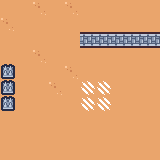

This game map was drawn from its Tiled (.tmx) file and the tilesets committed beside it. A one-line description and the full map source follow:
An orthogonal 10x10 tile map with 16x16 px tiles, 5 tile layers (ground, walls, pit, fire, ...).

<map version="1.10" tiledversion="1.10.2" orientation="orthogonal" renderorder="right-down" width="10" height="10" tilewidth="16" tileheight="16" infinite="0" nextlayerid="8" nextobjectid="3">
 <tileset firstgid="1" source="dungeon_tilemap_packed.tsx" />
 <layer id="1" name="ground" width="10" height="10">
  <data encoding="csv">
49,49,50,49,50,49,49,49,49,49,
50,49,49,49,49,49,49,49,49,49,
49,49,49,49,49,50,49,49,49,49,
49,49,50,49,49,49,49,49,49,49,
49,49,49,49,50,49,49,49,49,49,
50,49,49,50,49,49,49,49,49,49,
49,49,49,49,49,49,49,49,49,49,
49,49,49,49,49,49,49,49,49,49,
49,49,49,49,49,49,49,49,49,49,
49,49,49,49,49,49,49,49,49,49
</data>
 </layer>
 <layer id="5" name="walls" width="10" height="10">
  <properties>
   <property name="kintsugi:collisionlayerbelong" value="wall" />
  </properties>
  <data encoding="csv">
0,0,0,0,0,0,0,0,0,0,
0,0,0,0,0,0,0,0,0,0,
0,0,0,0,0,2684354619,2684354619,2684354619,2684354619,2684354619,
0,0,0,0,0,0,0,0,0,0,
0,0,0,0,0,0,0,0,0,0,
0,0,0,0,0,0,0,0,0,0,
0,0,0,0,0,0,0,0,0,0,
0,0,0,0,0,0,0,0,0,0,
0,0,0,0,0,0,0,0,0,0,
0,0,0,0,0,0,0,0,0,0
</data>
 </layer>
 <layer id="2" name="pit" width="10" height="10">
  <properties>
   <property name="kintsugi:collisionlayerbelong" value="pit" />
   <property name="kintsugi:collisionlayercollide" value="unit" />
   <property name="kintsugi:istrigger" type="bool" value="true" />
  </properties>
  <data encoding="csv">
0,0,0,0,0,0,0,0,0,0,
0,0,0,0,0,0,0,0,0,0,
0,0,0,0,0,0,0,0,0,0,
0,0,0,0,0,0,0,0,0,0,
42,0,0,0,0,0,0,0,0,0,
42,0,0,0,0,0,0,0,0,0,
42,0,0,0,0,0,0,0,0,0,
0,0,0,0,0,0,0,0,0,0,
0,0,0,0,0,0,0,0,0,0,
0,0,0,0,0,0,0,0,0,0
</data>
 </layer>
 <layer id="6" name="fire" width="10" height="10">
  <data encoding="csv">
0,0,0,0,0,0,0,0,0,0,
0,0,0,0,0,0,0,0,0,0,
0,0,0,0,0,0,0,0,0,0,
0,0,0,0,0,0,0,0,0,0,
0,0,0,0,0,0,0,0,0,0,
0,0,0,0,0,63,63,0,0,0,
0,0,0,0,0,63,63,0,0,0,
0,0,0,0,0,0,0,0,0,0,
0,0,0,0,0,0,0,0,0,0,
0,0,0,0,0,0,0,0,0,0
</data>
 </layer>
 <layer id="7" name="poison" width="10" height="10">
  <data encoding="csv">
0,0,0,0,0,0,0,0,0,0,
0,0,0,0,0,0,0,0,0,0,
0,0,0,0,0,0,0,0,0,0,
0,0,0,0,0,0,0,0,0,0,
0,0,0,0,0,0,0,0,0,0,
0,0,0,0,0,0,0,0,0,0,
0,0,0,0,0,0,0,0,0,0,
0,0,0,0,0,0,0,0,0,0,
0,0,0,0,0,0,0,0,0,0,
0,0,0,0,0,0,0,0,0,0
</data>
 </layer>
</map>
